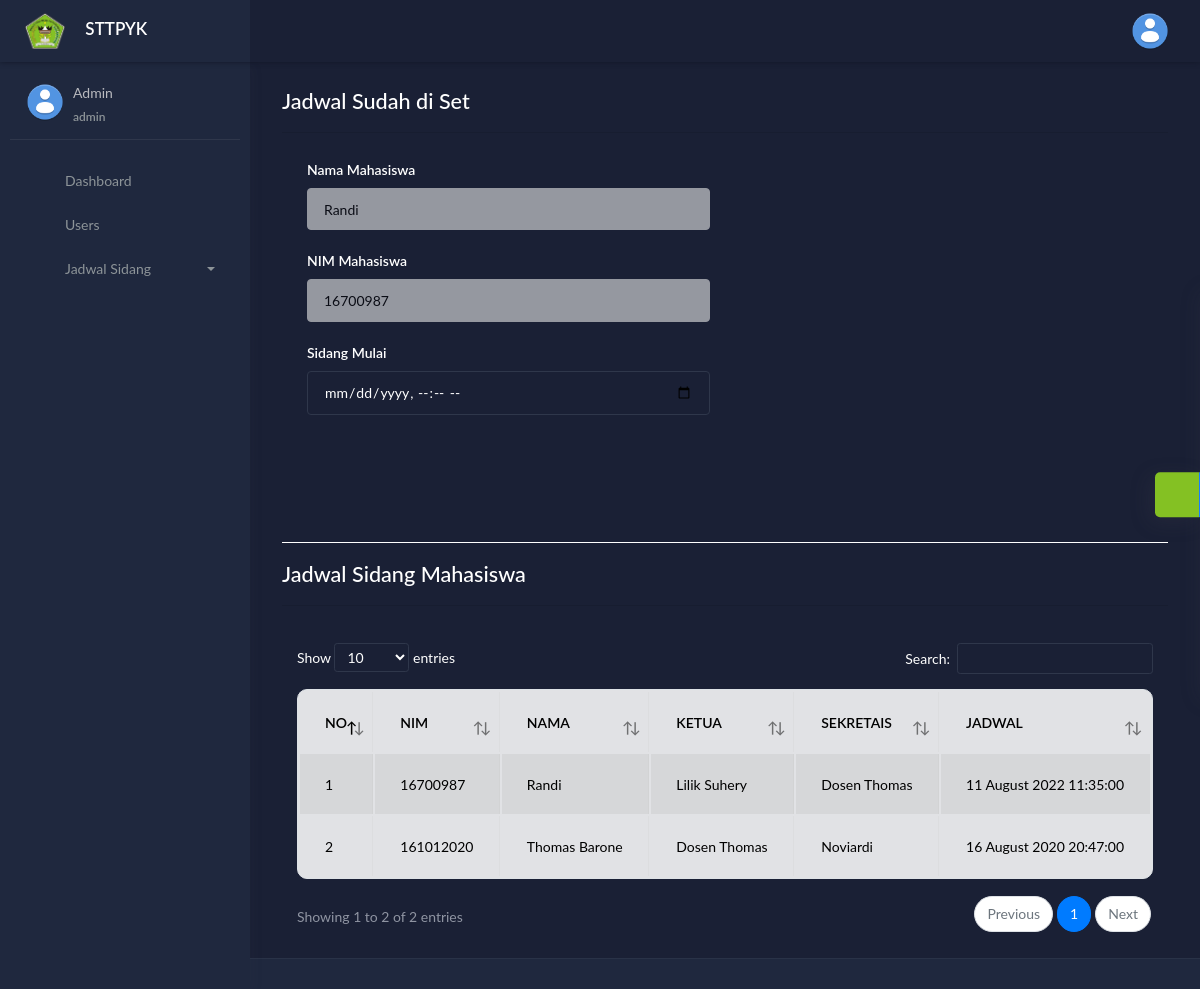
The page /admin/sidang/jadwal_sa/2 on the database its author committed.
### tables this page shows
CREATE TABLE `sidang_alat` (
  `id_sidang_alat` int(11) NOT NULL,
  `id_mahasiswa` int(11) NOT NULL,
  `ketua_sa` int(11) NOT NULL,
  `sekre_sa` int(11) NOT NULL,
  `anggota_sa` int(11) NOT NULL,
  `jadwal_sidang_alat` datetime NOT NULL
);

CREATE TABLE `mahasiswa` (
  `id_mahasiswa` int(11) NOT NULL,
  `id_user` int(11) NOT NULL,
  `nama_mahasiswa` varchar(100) NOT NULL,
  `no_tlp` varchar(20) NOT NULL,
  `judul_ta` varchar(255) NOT NULL,
  `bimbingan1` varchar(255) NOT NULL,
  `bimbingan2` varchar(255) NOT NULL,
  `status_mahasiswa` int(11) NOT NULL DEFAULT 0,
  `status_update` timestamp NOT NULL DEFAULT current_timestamp() ON UPDATE current_timestamp()
);

CREATE TABLE `users` (
  `id_user` int(11) NOT NULL,
  `email` varchar(100) NOT NULL,
  `no_induk` varchar(100) NOT NULL,
  `password` varchar(100) NOT NULL,
  `akses_level` varchar(100) NOT NULL DEFAULT 'mahasiswa'
);

CREATE TABLE `dosen` (
  `id_dosen` int(11) NOT NULL,
  `id_user` int(11) NOT NULL,
  `nama_dosen` varchar(100) NOT NULL,
  `no_tlp` varchar(100) NOT NULL
);

### application/models/Sidang_model.php (called while the page is built, shortened)
<?php
class Sidang_model extends CI_Model {
		public function list_jadwal_sa()
		{
			$this->db->select('*, ketua.nama_dosen as ketua, sekre.nama_dosen as sekre');
			$this->db->from('sidang_alat as sa');
			$this->db->join('mahasiswa', 'mahasiswa.id_mahasiswa = sa.id_mahasiswa', 'left');
			$this->db->join('users', 'users.id_user = mahasiswa.id_user', 'left');
			$this->db->join('dosen as ketua', 'ketua.id_dosen = sa.ketua_sa', 'inner');
			$this->db->join('dosen as sekre', 'sekre.id_dosen = sa.sekre_sa', 'inner');
			$this->db->order_by('sa.id_sidang_alat', 'desc');
			$query = $this->db->get();
			return $query->result();
		}
		public function detail_jadwal_sa($id)
		{
			$this->db->select('*');
			$this->db->from('sidang_alat');
			$this->db->join('mahasiswa', 'mahasiswa.id_mahasiswa = sidang_alat.id_mahasiswa', 'left');
			$this->db->join('users', 'users.id_user = mahasiswa.id_user', 'left');
			$this->db->where('sidang_alat.id_mahasiswa', $id);
			$query = $this->db->get();
			return $query->row();
		}
}

### application/controllers/admin/Sidang.php (called while the page is built, shortened)
<?php
class Sidang extends CI_Controller {
	public function __construct()
	{
		$this->load->model('mahasiswa_model');
		$this->load->model('dosen_model');
		$this->load->model('sidang_model');
	}
	public function jadwal_sa($id)
	{
		$list_jadwal = $this->sidang_model->list_jadwal_sa();
		$cek = $this->sidang_model->detail_jadwal_sa($id);
		if (!$cek) {
			$mhs = $this->mahasiswa_model->detail_mhs($id);
		}else{
			$mhs = $this->sidang_model->detail_jadwal_sa($id);
		}
		$dosen = $this->dosen_model->listing();
		$data = array(	'title' 	=> 'Jadwal Sidang Alat '.$mhs->nama_mahasiswa,
						'mhs'	=> $mhs,
						'cek'	=> $cek,
						'list_jadwal'	=> $list_jadwal,
						'dosen'	=> $dosen,
						'isi'		=> 'admin/sidang/jadwal_sa'
						);
		$this->load->view('admin/layout/wrapper', $data, FALSE);
	}
}

### index.php (called while the page is built, shortened)
<?php
require_once BASEPATH.'core/CodeIgniter.php';

### application/views/admin/layout/content.php (called while the page is built)
<?php
if ($isi)
{
	$this->load->view($isi);
}
 ?>

### application/views/admin/sidang/jadwal_sa.php (the view, shortened to what this page needs)
<?php if(!$cek): ?>
<h2 style="color:white;"><?=$title?></h2>
<hr>
<?php
echo validation_errors('<div class="alert alert-warning">','</div>');
echo form_open(base_url('admin/sidang/save_jadwal_sa/'. $mhs->id_mahasiswa.'/0'),' class="form-horizontal"');
?>
<div class="form-group">
  <label class="col-md-6 control-label">Nama Mahasiswa</label>
  <div class="col-md-6">
    <input type="text" class="form-control nama" placeholder="Nama Pengguna" name="jadwal_sidang" value="<?php echo $mhs->nama_mahasiswa ?>" readonly style="color:black;">
  </div>
</div>
<div class="form-group">
  <label class="col-md-6 control-label">NIM Mahasiswa</label>
  <div class="col-md-6">
    <input type="text" class="form-control" placeholder="Nama Pengguna" name="jadwal_sidang" value="<?php echo $mhs->no_induk ?>" readonly style="color:black;">
  </div>
</div>
<div class="form-group">
  <label class="col-md-6 control-label">Sidang Mulai</label>
  <div class="col-md-6">
    <input type="datetime-local" class="form-control inpt-awal" placeholder="Nama Pengguna" name="jadwal_sidang_alat" value=""   onchange="show_selesai()" required>
  </div>
</div>
<div class="form-group  sidang-selesai">
</div>
<div class="form-group ketua">
</div>
<div class="form-group sekre">
</div>
<div class="form-group submit-form">
</div>
<?php echo form_close(); ?>
<?php else: ?>
<h2 style="color:white;">Jadwal Sudah di Set</h2>
<hr>
<?php
echo form_open(base_url('admin/sidang/save_jadwal_sa/'. $mhs->id_mahasiswa.'/1'),' class="form-horizontal"');
?>
<div class="form-group">
  <label class="col-md-6 control-label">Nama Mahasiswa</label>
  <div class="col-md-6">
    <input type="text" class="form-control nama" placeholder="Nama Pengguna" name="jadwal_sidang" value="<?php echo $mhs->nama_mahasiswa ?>" readonly style="color:black;">
  </div>
</div>
<div class="form-group">
  <label class="col-md-6 control-label">NIM Mahasiswa</label>
  <div class="col-md-6">
    <input type="text" class="form-control" placeholder="Nama Pengguna" name="jadwal_sidang" value="<?php echo $mhs->no_induk ?>" readonly style="color:black;">
  </div>
</div>
<div class="form-group">
  <label class="col-md-6 control-label">Sidang Mulai</label>
  <div class="col-md-6">
    <input type="datetime-local" class="form-control inpt-awal" placeholder="Nama Pengguna" name="jadwal_sidang_alat" value=""   onchange="show_selesai()" required>
  </div>
</div>
<div class="form-group  sidang-selesai">
</div>
<div class="form-group ketua">
</div>
<div class="form-group sekre">
</div>
<div class="form-group submit-form">
</div>
<?php echo form_close(); ?>
<?php endif; ?>
<br>
<hr style="border-top: 1px solid rgb(255 255 255) !important;">
<h2 style="color:white;">Jadwal Sidang Mahasiswa</h2>
<hr>
<section class="content">
<br>
<table id="example1" class="table table-bordered table-striped">
    <thead>
    <tr>
      <th>NO</th>
      <th>NIM</th>
      <th>NAMA</th>
      <th>KETUA</th>
      <th>SEKRETAIS</th>
      <th>JADWAL</th>
    </tr>
    </thead>
    <tbody>
    <?php $no=1; foreach ($list_jadwal as $i ) { ?>
    <?php if(!$i->no_induk || $i->no_induk == ''):?>
    <?php else:?>
    <tr>
      <td><?php echo $no++ ?></td>
      <td><?php echo $i->no_induk ?></td>
      <td><?php echo $i->nama_mahasiswa ?></td>
      <td><?php echo $i->ketua ?></td>
      <td><?php echo $i->sekre ?></td>
      <td><?php echo date('d F Y H:i:s', strtotime($i->jadwal_sidang_alat)) ?></td>
    </tr>
    <?php endif;?>
<?php } ?>
  </tbody>
</table>
</section>

### application/views/admin/layout/wrapper.php (style rules this page uses)
.table-bordered { background: #ffffffde; color: black; border-radius: 10px; }
input:read-only { background-color: yellow; }

### rows shown on the page
sidang_alat: jadwal_sidang "Randi", jadwal_sidang "16700987", users.no_induk "16700987", id_mahasiswa.nama_mahasiswa "Randi", dosen.nama_dosen "Lilik Suhery", dosen.nama_dosen "Dosen Thomas", jadwal_sidang_alat "11 August 2022 11:35:00"
sidang_alat: users.no_induk "161012020", id_mahasiswa.nama_mahasiswa "Thomas Barone", dosen.nama_dosen "Dosen Thomas", dosen.nama_dosen "Noviardi", jadwal_sidang_alat "16 August 2020 20:47:00"

### other values the page prints
$user "Admin"
$email "admin"
